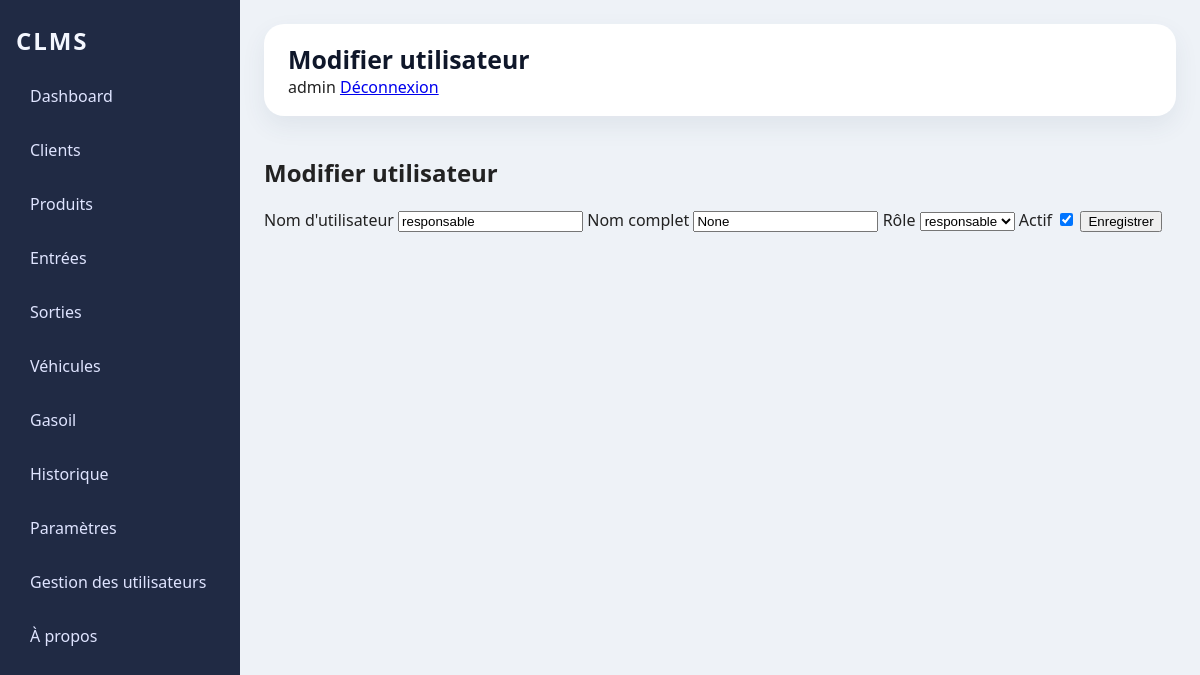
/users/edit/7 (signed in), run on the app's committed database.
### tables this page shows
CREATE TABLE users(

                id INTEGER PRIMARY KEY AUTOINCREMENT,

                username TEXT NOT NULL UNIQUE,

                password_hash TEXT NOT NULL,

                role TEXT NOT NULL DEFAULT 'user',

                nom_complet TEXT,

                actif INTEGER NOT NULL DEFAULT 1,

                date_creation TEXT

            , password_salt TEXT);

### web_app.py (the view, shortened to what this page needs)
@app.route('/users/edit/<int:user_id>', methods=['GET', 'POST'])
@require_role('admin')
def users_edit(user_id):
    uc = UserController()
    try:
        user = uc.get_user_by_id(user_id)
        if not user:
            flash('Utilisateur introuvable.', 'error')
            return redirect(url_for('gestion_utilisateurs'))
        return render_template('_user_form.html', title='Modifier utilisateur', user=user)
    finally:
        uc.close()

### controllers/user_controller.py (called while the page is built)
    def get_user_by_id(self, user_id):
        return self.db.get_user_by_id(user_id)

    def get_user_by_username(self, username):
        return self.db.get_user_by_username(username)

    def close(self):
        try:
            if getattr(self, 'db', None):
                self.db.close()
        except Exception:
            pass

### database/database.py (called while the page is built, shortened)
    @staticmethod
    def resolve_db_path(db_path: str = "database/clms.db") -> str:
        test_db_path = os.environ.get("CLMS_TEST_DB_PATH", "").strip()
        if test_db_path:
            resolved = test_db_path
            if not os.path.isabs(resolved):
                resolved = os.path.abspath(os.path.join(os.getcwd(), resolved))
            return resolved
        if not db_path:
            db_path = "database/clms.db"
        if not os.path.isabs(db_path):
            db_path = os.path.abspath(os.path.join(os.getcwd(), db_path))
        return db_path

    def close(self):
        if self.connection:
            self.connection.close()
            print("DATABASE CLOSED")

    def create_default_admin(self):
        self.cursor.execute(
            "SELECT id FROM users WHERE username = ?",
            ("admin",)
        )
        admin = self.cursor.fetchone()
        if admin is not None:
            return

    def get_user_by_id(self, user_id):
        self.cursor.execute("SELECT id, username, role, nom_complet, actif, date_creation FROM users WHERE id = ?", (user_id,))
        r = self.cursor.fetchone()
        if not r:
            return None
        return {
            'id': r[0],
            'username': r[1],
            'role': r[2],
            'nom_complet': r[3],
            'actif': int(r[4]) if r[4] is not None else None,
            'date_creation': r[5]
        }

    def get_user_by_username(self, username):
        self.cursor.execute("SELECT id, username, role, nom_complet, actif, date_creation FROM users WHERE username = ?", (username,))
        r = self.cursor.fetchone()
        if not r:
            return None
        return {
            'id': r[0],
            'username': r[1],
            'role': r[2],
            'nom_complet': r[3],
            'actif': int(r[4]) if r[4] is not None else None,
            'date_creation': r[5]
        }

### templates/_user_form.html (shortened to what this page needs)
{% extends 'base.html' %}
{% block content %}
<h1>{{ title }}</h1>
<form method="post">
  {% if not change_password %}
  <label>Nom d'utilisateur</label>
  {% if user %}
    <input type="text" name="username" value="{{ user.username }}" readonly>
  {% else %}
    <input type="text" name="username" required>
  {% endif %}
  <label>Nom complet</label>
  <input type="text" name="nom_complet" value="{{ user.nom_complet if user else '' }}">
  <label>Rôle</label>
  <select name="role">
    {% for r in ['admin','responsable','magasinier'] %}
      <option value="{{ r }}" {% if user and user.role==r %}selected{% endif %}>{{ r }}</option>
    {% endfor %}
  </select>
  <label>Actif</label>
  <input type="checkbox" name="actif" {% if user and user.actif %}checked{% endif %}>
  <button type="submit">Enregistrer</button>
  {% else %}
    <label>Nouveau mot de passe</label>
    <input type="password" name="password" required>
    <label>Confirmer</label>
    <input type="password" name="confirm" required>
    <button type="submit">Changer le mot de passe</button>
  {% endif %}
</form>
{% endblock %}

### static/css/style.css (style rules this page uses)
:root { color-scheme: light; font-family: 'Segoe UI', Tahoma, Geneva, Verdana, sans-serif; background: #f6f7fb; color: #222; }
* { box-sizing: border-box; }
body { margin: 0; min-height: 100vh; background: #eef2f7; }
* { --primary-blue: #2563eb; --dark-navy: #0f172a; --darker-navy: #0a0f1f; --hero-bg-start: #1e293b; --hero-bg-end: #0f172a; --card-bg: #ffffff; --text-primary: #1e293b; --text-secondary: #64748b; --border-light: #e2e8f0; --success-green: #22c55e; --error-red: #dc2626; --glass-white: rgba(255, 255, 255, 0.95); --glass-backdrop: rgba(15, 23, 42, 0.5); }

### data on the page
users: username "responsable", role "responsable", actif "☑"

### other printed values
{{ title if title else 'Dashboard' }} "Modifier utilisateur"
{{ session.get('username') }} "admin"
{{ title }} "Modifier utilisateur"
